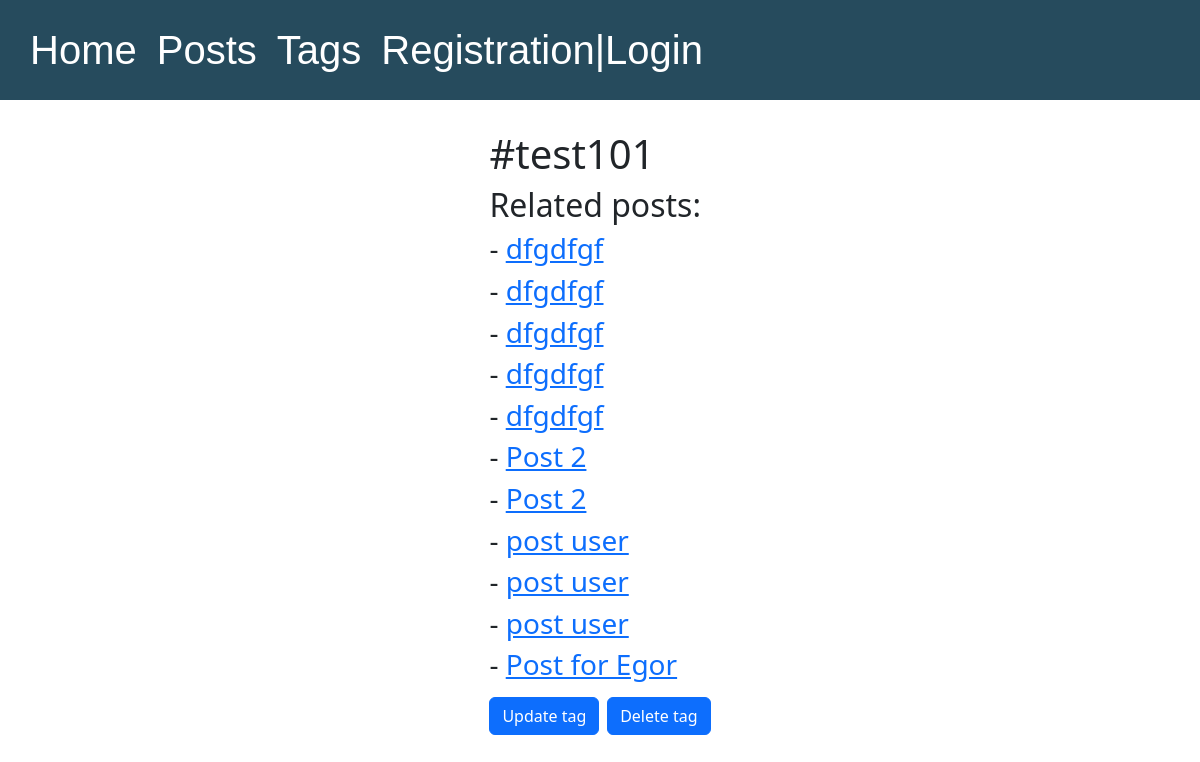
Screenshot of /posts/tags/test101 with the database file from the repository.
### posts/models.py (models this page shows, shortened)
class Tag(models.Model):
    tag = models.SlugField(max_length=40, unique=True)
    class Meta:
        db_table = "tag_list"

class Posts(models.Model):
    create_at = models.DateTimeField(auto_now=True)
    title = models.CharField(max_length=70)
    text = models.TextField(blank=True)
    header_color = models.CharField(default='dark', max_length=30)
    user = models.ForeignKey(User, on_delete=models.CASCADE, default=15)
    amount_likes = models.IntegerField(default=0)
    tags = models.ManyToManyField('Tag', blank=True, related_name='posts')
    class Meta:
        db_table = "posts_list"

### posts/views.py (the view)
# urls.py: path('tags/<str:slug>', get_tag_page, name='get_tag_page_url'),
def get_tag_page(request, slug):
    tag = Tag.objects.get(tag__iexact=slug)
    posts = tag.posts.all()
    print(posts)
    return render(request, 'tags/tag_page.html', context={'tag': tag, 'posts': posts})

### posts/templates/tags/tag_page.html
{% extends 'templates/index.html' %}
{% block content %}
    <div>
        <h1>#{{ tag.tag }}</h1>
        <div>
            <h2><label>Related posts:</label></h2>
                {% for post in posts %}
                    <h3>- <a href="{% url 'get_post_page_url' post.id %}">{{ post.title }}</a></h3>
                {% endfor %}
        </div>
        <a class="btn btn-primary" href="{% url 'update_tag_url' tag.tag %}">Update tag</a>
        <a class="btn btn-primary" href="{% url 'delete_tag_url' tag.tag %}">Delete tag</a>
    </div>
{% endblock %}

### rows the page displays
Tag: tag "test101"
Posts: title "dfgdfgf"
Posts: title "dfgdfgf"
Posts: title "dfgdfgf"
Posts: title "dfgdfgf"
Posts: title "dfgdfgf"
Posts: title "Post 2"
Posts: title "Post 2"
Posts: title "post user"
Posts: title "post user"
Posts: title "post user"
Posts: title "Post for Egor"
